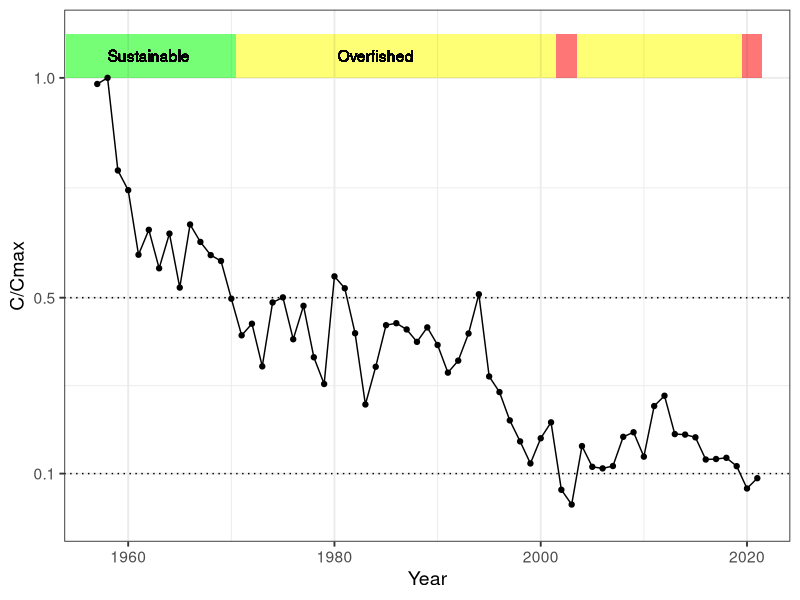

Write the R code that produced this figure.
# Clasificación del desembarque
library(ggplot2)
library(dplyr)

# Datos -------------------------------------------------------------------
dt <- read.csv("Lab/Data/congriocol.csv",sep=";")
glimpse(dt)
range(dt$YY)

colnames(dt) <- c("Species","Year","Landing")

p2 <- ggplot(data=dt,aes(x=Year,y=Landing/max(Landing)))+
  geom_rect(xmin = 1954,
            xmax = 1970.5,
            ymin = 1, ymax = 1.1,
            fill = "green", alpha = 0.01)+
  geom_rect(xmin = 1970.5,
            xmax = 2001.5,
            ymin = 1, ymax = 1.1,
            fill = "yellow", alpha = 0.01)+
  geom_rect(xmin = 2001.5,
            xmax = 2003.5,
            ymin = 1, ymax = 1.1,
            fill = "red", alpha = 0.01)+
  geom_rect(xmin = 2003.5,
            xmax = 2019.5,
            ymin = 1, ymax = 1.1,
            fill = "yellow", alpha = 0.01)+
  geom_rect(xmin = 2019.5,
            xmax = 2021.5,
            ymin = 1, ymax = 1.1,
            fill = "red", alpha = 0.01)+
  
  geom_text(aes(x=1962,y=1.05,label="Sustainable"))+
  geom_text(aes(x=1984,y=1.05,label="Overfished"))+
  
  geom_hline(yintercept = 0.5,linetype=3)+
  geom_hline(yintercept = 0.1,linetype=3)+
  geom_point()+
  geom_line()+
  scale_y_continuous(breaks = c(0.1,0.5,1),limits = c(0,1.1))+
  ylab("C/Cmax")+
  theme_bw(14)
p2




